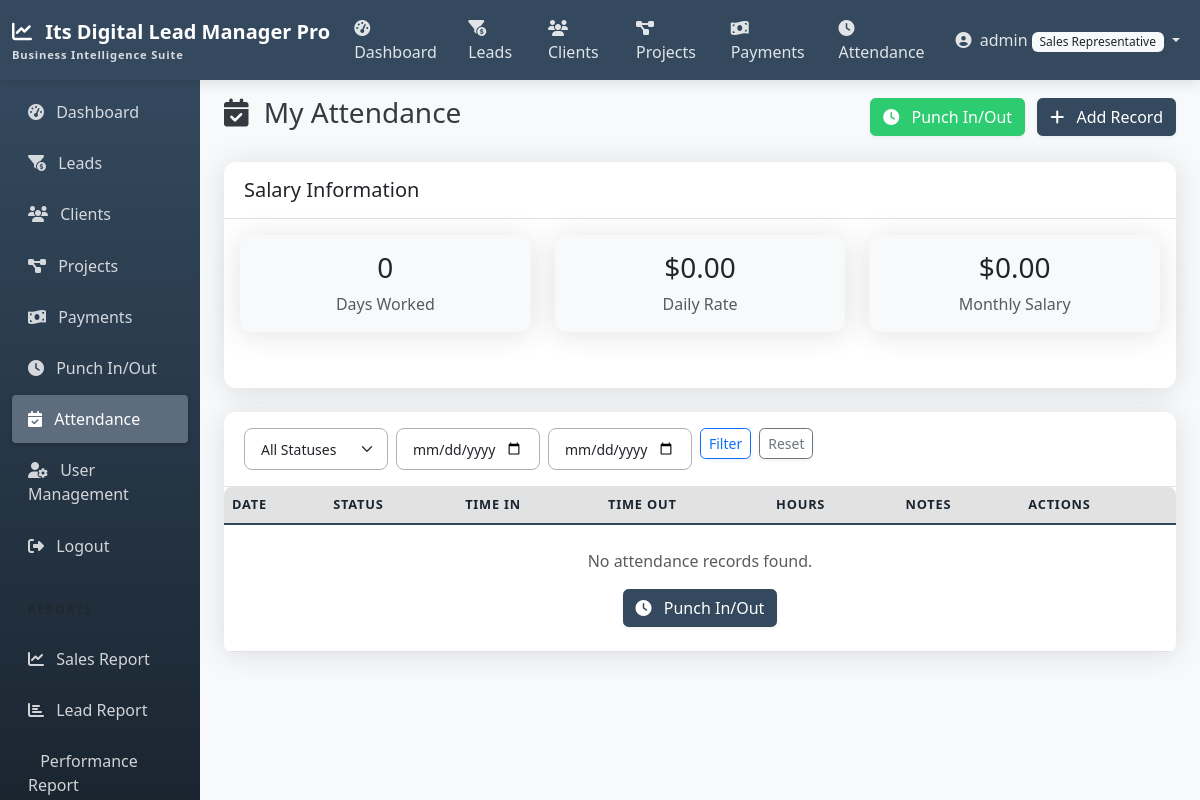
Screenshot of /attendance/my-attendance/?show_salary=true (signed in) with the database file from the repository.
### accounts/models.py (models this page shows, shortened)
class CustomUser(AbstractUser):
    ROLE_CHOICES = (
        ('admin', 'Admin'),
        ('manager', 'Manager'),
        ('team_leader', 'Team Leader'),
        ('sales_rep', 'Sales Representative'),
    )
    role = models.CharField(max_length=20, choices=ROLE_CHOICES, default='sales_rep')

class UserProfile(models.Model):
    user = models.OneToOneField(CustomUser, on_delete=models.CASCADE, related_name='profile')
    phone_number = models.CharField(max_length=15, blank=True, null=True)
    address = models.TextField(blank=True, null=True)
    daily_rate = models.DecimalField(max_digits=10, decimal_places=2, default=0)

### attendance/views.py (the view)
# urls.py: path('my-attendance/', views.MyAttendanceView.as_view(), name='my_attendance'),
class MyAttendanceView(LoginRequiredMixin, ListView):
    model = Attendance
    template_name = 'attendance/attendance_list.html'
    context_object_name = 'attendances'
    paginate_by = 10
    def get_queryset(self):
        queryset = Attendance.objects.filter(user=self.request.user)
        status_filter = self.request.GET.get('status', '')
        start_date = self.request.GET.get('start_date', '')
        end_date = self.request.GET.get('end_date', '')
        if status_filter:
            queryset = queryset.filter(status=status_filter)
        if start_date:
            queryset = queryset.filter(date__gte=start_date)
        if end_date:
            queryset = queryset.filter(date__lte=end_date)
        return queryset
    def get_context_data(self, **kwargs):
        context = super().get_context_data(**kwargs)
        context['status_choices'] = dict(Attendance.STATUS_CHOICES)
        context['status_filter'] = self.request.GET.get('status', '')
        context['start_date'] = self.request.GET.get('start_date', '')
        context['end_date'] = self.request.GET.get('end_date', '')
        context['is_my_attendance'] = True
        if self.request.GET.get('show_salary', '') == 'true':
            daily_rate = self.request.user.profile.daily_rate
            today = date.today()
            first_day = date(today.year, today.month, 1)
            monthly_attendance = Attendance.objects.filter(
                user=self.request.user,
                date__gte=first_day,
                date__lte=today,
                status='present'
            )
            days_worked = monthly_attendance.count()
            context['days_worked'] = days_worked
            context['daily_rate'] = daily_rate
            context['monthly_salary'] = days_worked * daily_rate
            context['show_salary'] = True
        return context

### templates/attendance/attendance_list.html (shortened to what this page needs)
{% extends 'base.html' %}
{% block content %}
<div class="d-flex justify-content-between align-items-center mb-4">
    <h1 class="h3">
        <i class="fas fa-calendar-check me-2"></i>
        {% if is_my_attendance %}
            My Attendance
        {% elif selected_user %}
            Attendance for {{ selected_user.get_full_name|default:selected_user.username }}
        {% else %}
            All Attendance Records
        {% endif %}
    </h1>
    <div>
        {% if is_my_attendance %}
        <a href="{% url 'punch' %}" class="btn btn-success me-2">
            <i class="fas fa-clock me-2"></i> Punch In/Out
        </a>
        {% endif %}
        {% if user.is_superuser or user.role in 'admin,manager' %}
        <a href="{% url 'attendance_add' %}" class="btn btn-primary">
            <i class="fas fa-plus me-2"></i> Add Record
        </a>
        {% endif %}
    </div>
</div>
{% if show_salary %}
<div class="card shadow mb-4">
    <div class="card-header bg-white">
        <h5 class="mb-0">Salary Information</h5>
    </div>
    <div class="card-body">
        <div class="row">
            <div class="col-md-4 mb-3">
                <div class="card bg-light">
                    <div class="card-body text-center">
                        <h3>{{ days_worked }}</h3>
                        <p class="text-muted mb-0">Days Worked</p>
                    </div>
                </div>
            </div>
            <div class="col-md-4 mb-3">
                <div class="card bg-light">
                    <div class="card-body text-center">
                        <h3>${{ daily_rate }}</h3>
                        <p class="text-muted mb-0">Daily Rate</p>
                    </div>
                </div>
            </div>
            <div class="col-md-4 mb-3">
                <div class="card bg-light">
                    <div class="card-body text-center">
                        <h3>${{ monthly_salary }}</h3>
                        <p class="text-muted mb-0">Monthly Salary</p>
                    </div>
                </div>
            </div>
        </div>
    </div>
</div>
{% endif %}
<div class="card shadow">
    <div class="card-header bg-white">
        <div class="row align-items-center">
            <div class="col-md-8">
                <form action="" method="get" class="row g-2">
                    <div class="col-md-3">
                        <select name="status" class="form-select form-select-sm">
                            <option value="">All Statuses</option>
                        </select>
                    </div>
                    <div class="col-md-3">
                        <input type="date" name="start_date" class="form-control form-control-sm" placeholder="Start Date" value="{{ start_date }}">
                    </div>
                    <div class="col-md-3">
                        <input type="date" name="end_date" class="form-control form-control-sm" placeholder="End Date" value="{{ end_date }}">
                    </div>
                    <div class="col-auto">
                        <button type="submit" class="btn btn-sm btn-outline-primary">Filter</button>
                    </div>
                    <div class="col-auto">
                        <a href="{% if is_my_attendance %}{% url 'my_attendance' %}{% elif selected_user %}{% url 'user_attendance' selected_user.id %}{% else %}{% url 'attendance_list' %}{% endif %}" class="btn btn-sm btn-outline-secondary">Reset</a>
                    </div>
                </form>
            </div>
        </div>
    </div>
    <div class="table-responsive">
        <table class="table table-hover align-middle mb-0">
            <thead class="table-light">
                <tr>
                    <th scope="col">Date</th>
                    <th scope="col">Status</th>
                    <th scope="col">Time In</th>
                    <th scope="col">Time Out</th>
                    <th scope="col">Hours</th>
                    <th scope="col">Notes</th>
                    <th scope="col">Actions</th>
                </tr>
            </thead>
            <tbody>
                {% for attendance in attendances %}
                <tr>
                    <td>{{ attendance.date|date:"M d, Y" }} <small class="text-muted d-block">{{ attendance.date|date:"D" }}</small></td>
                    {% if not is_my_attendance and not selected_user %}
                    <td>
                        <a href="{% url 'user_attendance' attendance.user.id %}" class="text-decoration-none">
                            {{ attendance.user.get_full_name|default:attendance.user.username }}
                        </a>
                    </td>
                    {% endif %}
                    <td>
                        <span class="badge
                            {% if attendance.status == 'present' %}bg-success
                            {% elif attendance.status == 'absent' %}bg-danger
                            {% elif attendance.status == 'half_day' %}bg-warning text-dark
                            {% elif attendance.status == 'leave' %}bg-info
                            {% else %}bg-secondary
                            {% endif %}">
                            {{ attendance.get_status_display }}
                        </span>
                    </td>
                    <td>
                        {% if attendance.time_in %}
                        {{ attendance.time_in|time:"H:i" }}
                        {% else %}
                        <span class="text-muted">-</span>
                        {% endif %}
                    </td>
                    <td>
                        {% if attendance.time_out %}
                        {{ attendance.time_out|time:"H:i" }}
                        {% else %}
                        <span class="text-muted">-</span>
                        {% endif %}
                    </td>
                    <td>
                        {% if attendance.time_in and attendance.time_out %}
                        {{ attendance.total_hours }} hrs
                        {% else %}
                        <span class="text-muted">-</span>
                        {% endif %}
                    </td>
                    <td>
                        {% if attendance.notes %}
                        <span class="text-truncate d-inline-block" style="max-width: 150px;" title="{{ attendance.notes }}">
                            {{ attendance.notes }}
                        </span>
                        {% else %}
                        <span class="text-muted">-</span>
                        {% endif %}
                    </td>
                    <td>
                        <div class="btn-group btn-group-sm">
                            <a href="{% url 'attendance_detail' attendance.id %}" class="btn btn-outline-primary" title="View">
                                <i class="fas fa-eye"></i>
                            </a>
                            {% if user.is_superuser or user.role in 'admin,manager' %}
                            <a href="{% url 'attendance_edit' attendance.id %}" class="btn btn-outline-primary" title="Edit">
                                <i class="fas fa-edit"></i>
                            </a>
                            <a href="{% url 'attendance_delete' attendance.id %}" class="btn btn-outline-danger" title="Delete">
                                <i class="fas fa-trash"></i>
                            </a>
                            {% endif %}
                        </div>
                    </td>
                </tr>
                {% empty %}
                <tr>
                    <td colspan="{% if not is_my_attendance and not selected_user %}8{% else %}7{% endif %}" class="text-center py-4">
                        <p class="text-muted mb-0">No attendance records found.</p>
                        {% if is_my_attendance %}
                        <a href="{% url 'punch' %}" class="btn btn-primary mt-3">
                            <i class="fas fa-clock me-2"></i> Punch In/Out
                        </a>
                        {% elif user.is_superuser or user.role in 'admin,manager' %}
                        <a href="{% url 'attendance_add' %}" class="btn btn-primary mt-3">
                            <i class="fas fa-plus me-2"></i> Add Record
                        </a>
                        {% endif %}
                    </td>
                </tr>
                {% endfor %}
            </tbody>
        </table>
    </div>
</div>
{% endblock %}

### templates/navbar.html (shortened to what this page needs)
<nav class="navbar navbar-expand-md navbar-dark sticky-top">
    <div class="container-fluid">
        <a class="navbar-brand" href="{% url 'home' %}">
            <i class="fas fa-chart-line me-2"></i>
            Its Digital Lead Manager Pro
            <span class="navbar-brand-subtitle">Business Intelligence Suite</span>
        </a>
        <div class="collapse navbar-collapse" id="navbarNav">
            <ul class="navbar-nav me-auto">
                {% if user.is_authenticated %}
                <li class="nav-item">
                    <a class="nav-link {% if request.path == '/reports/dashboard/' %}active{% endif %}" href="{% url 'dashboard' %}">
                        <i class="fas fa-tachometer-alt me-1"></i> Dashboard
                    </a>
                </li>
                <li class="nav-item">
                    <a class="nav-link {% if '/leads/' in request.path %}active{% endif %}" href="{% url 'lead_list' %}">
                        <i class="fas fa-funnel-dollar me-1"></i> Leads
                    </a>
                </li>
                <li class="nav-item">
                    <a class="nav-link {% if '/clients/' in request.path %}active{% endif %}" href="{% url 'client_list' %}">
                        <i class="fas fa-users me-1"></i> Clients
                    </a>
                </li>
                <li class="nav-item d-none d-lg-block">
                    <a class="nav-link {% if '/projects/' in request.path %}active{% endif %}" href="{% url 'project_list' %}">
                        <i class="fas fa-project-diagram me-1"></i> Projects
                    </a>
                </li>
                <li class="nav-item d-none d-lg-block">
                    <a class="nav-link {% if '/payments/' in request.path %}active{% endif %}" href="{% url 'payment_list' %}">
                        <i class="fas fa-money-bill-wave me-1"></i> Payments
                    </a>
                </li>
                <li class="nav-item d-none d-lg-block">
                    <a class="nav-link {% if '/attendance/punch/' in request.path %}active{% endif %}" href="{% url 'punch' %}">
                        <i class="fas fa-clock me-1"></i> Attendance
                    </a>
                </li>
                {% endif %}
            </ul>
            <ul class="navbar-nav">
                {% if user.is_authenticated %}
                <li class="nav-item dropdown">
                    <a class="nav-link dropdown-toggle" href="#" id="navbarDropdown" role="button" data-bs-toggle="dropdown" aria-expanded="false">
                        <i class="fas fa-user-circle me-1"></i>
                        {% if user.first_name %}{{ user.first_name }}{% else %}{{ user.username }}{% endif %}
                        <span class="badge bg-light text-dark">{{ user.get_role_display }}</span>
                    </a>
                </li>
                {% endif %}
            </ul>
        </div>
    </div>
</nav>

### static/css/custom.css (style rules this page uses)
:root { --primary-color: #34495e; --primary-light: #5d6d7e; --primary-dark: #1a2530; --secondary-color: #e2e2e2; --secondary-dark: #b1b1b1; --accent-color: #f39c12; --bg-color: #f8f9fa; --text-color: #343a40; --text-light: #f8f9fa; --success-color: #2ecc71; --info-color: #3498db; --warning-color: #f39c12; --danger-color: #e74c3c; }
body { background-color: var(--bg-color); color: var(--text-color); }
.navbar { background-color: var(--primary-color) !important; box-shadow: 0 4px 12px rgba(0, 0, 0, 0.1); }
.navbar-brand { font-weight: 700; font-size: 1.25rem; color: white !important; }
.navbar-brand-subtitle { font-size: 0.7rem; opacity: 0.8; display: block; letter-spacing: 0.05rem; }
.navbar .nav-link { color: rgba(255, 255, 255, 0.85) !important; font-weight: 500; }
.card { border: none; box-shadow: 0 0.15rem 1.75rem 0 rgba(58, 59, 69, 0.15) !important; border-radius: 0.75rem; margin-bottom: 1.5rem; transition: transform 0.2s ease, box-shadow 0.2s ease; }
.card-header { padding: 1rem 1.25rem; border-bottom: 1px solid var(--secondary-color); background-color: white; border-top-left-radius: 0.75rem !important; border-top-right-radius: 0.75rem !important; font-weight: 600; }
.form-control, .form-select { border-radius: 0.5rem; padding: 0.6rem 1rem; border-color: var(--secondary-dark); }
.badge { font-weight: 500; padding: 0.35em 0.65em; }
.table { border-collapse: separate; border-spacing: 0; border-radius: 0.5rem; overflow: hidden; }
.table thead th { background-color: var(--secondary-color); border-bottom: 2px solid var(--primary-color); color: var(--primary-dark); font-weight: 600; text-transform: uppercase; font-size: 0.8rem; letter-spacing: 0.05rem; }
.table tbody tr { transition: all 0.2s ease; }
.btn { border-radius: 0.35rem; font-weight: 500; box-shadow: 0 2px 4px rgba(0, 0, 0, 0.05); transition: all 0.2s ease; }
.btn-primary { background-color: var(--primary-color); border-color: var(--primary-color); }
.btn-success { background-color: var(--success-color); border-color: var(--success-color); }

### rows the page displays
CustomUser: username "admin", role "Sales Representative"
UserProfile: daily_rate "0.00"

### other values shown
{{ days_worked }} "0"
{{ monthly_salary }} "0.00"
